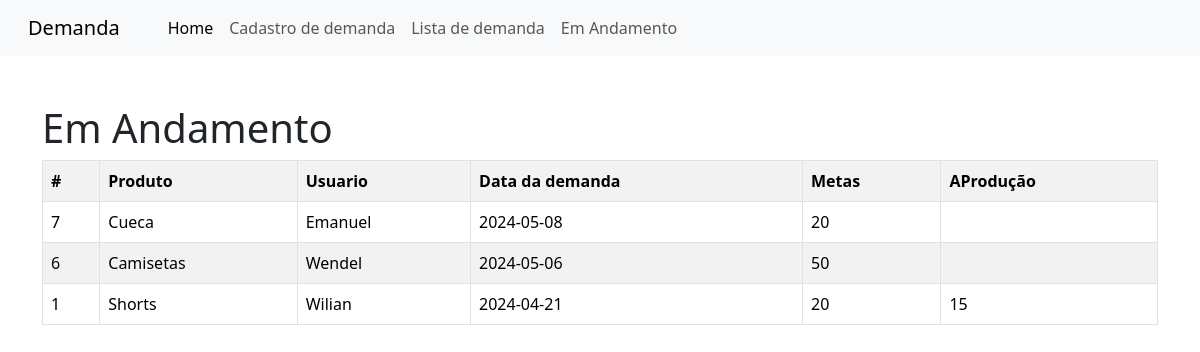
The app's page /index2.php?page=listar2 with its own data.
### tables this page shows
CREATE TABLE `demandas` (
  `id` int(11) NOT NULL,
  `produto` varchar(255) NOT NULL,
  `usuario` varchar(255) NOT NULL,
  `data_demanda` date NOT NULL,
  `meta` int(100) NOT NULL,
  `producao` int(255) DEFAULT NULL
);

### lista_andamento.php (the view)
<h1>Em Andamento</h1>
<?php
    $sql = "SELECT * FROM demandas ORDER BY data_demanda DESC";
    $res = $conn->query($sql);
    $qtd = $res->num_rows;
    if($qtd > 0){
        print "<table class='table table-hover table-striped table-bordered'>";
        print "<tr>";
        print "<th>#</th>";
        print "<th>Produto</th>";
        print "<th>Usuario</th>";
        print "<th>Data da demanda</th>";
        print "<th>Metas</th>";
        print "<th>AProdução</th>";
        print "</tr>";
        while($row = $res->fetch_object()){
            print "<tr>";
            print "<td>".$row->id."</td>";
            print "<td>".$row->produto."</td>";
            print "<td>".$row->usuario."</td>";
            print "<td>".$row->data_demanda."</td>";
            print "<td>".$row->meta."</td>";
            print "<td>".$row->producao."</td>";
            print "</tr>";
        }
        print "</table>";
    }else{
        print "<p class='alert alert-danger'>Nem uma demanda encontrada</p>";
    }
?>

### records on screen
demandas: id "7", produto "Cueca", usuario "Emanuel", data_demanda "2024-05-08", meta "20"
demandas: id "6", produto "Camisetas", usuario "Wendel", data_demanda "2024-05-06", meta "50"
demandas: id "1", produto "Shorts", usuario "Wilian", data_demanda "2024-04-21", meta "20", producao "15"
